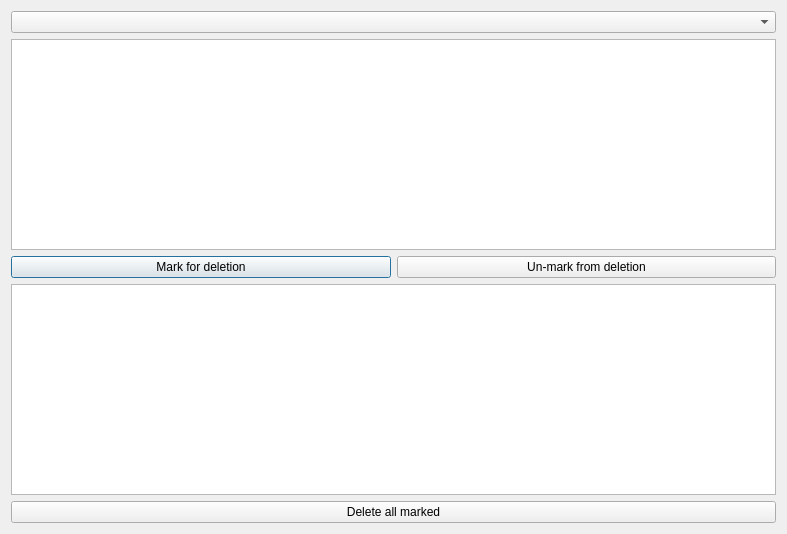
<?xml version="1.0" encoding="UTF-8"?>
<ui version="4.0">
 <class>DeleteOptions</class>
 <widget class="QDialog" name="DeleteOptions">
  <property name="geometry">
   <rect>
    <x>0</x>
    <y>0</y>
    <width>787</width>
    <height>534</height>
   </rect>
  </property>
  <property name="windowTitle">
   <string>Dialog</string>
  </property>
  <layout class="QVBoxLayout" name="verticalLayout_2">
   <item>
    <widget class="QComboBox" name="select_deletion"/>
   </item>
   <item>
    <layout class="QVBoxLayout" name="verticalLayout">
     <item>
      <widget class="QTableWidget" name="table_original"/>
     </item>
     <item>
      <layout class="QHBoxLayout" name="horizontalLayout">
       <item>
        <widget class="QPushButton" name="button_mark">
         <property name="text">
          <string>Mark for deletion</string>
         </property>
        </widget>
       </item>
       <item>
        <widget class="QPushButton" name="button_unmark">
         <property name="text">
          <string>Un-mark from deletion</string>
         </property>
        </widget>
       </item>
      </layout>
     </item>
     <item>
      <widget class="QTableWidget" name="table_delete"/>
     </item>
     <item>
      <widget class="QPushButton" name="button_delete_all">
       <property name="text">
        <string>Delete all marked</string>
       </property>
      </widget>
     </item>
    </layout>
   </item>
  </layout>
 </widget>
 <resources/>
 <connections/>
</ui>
